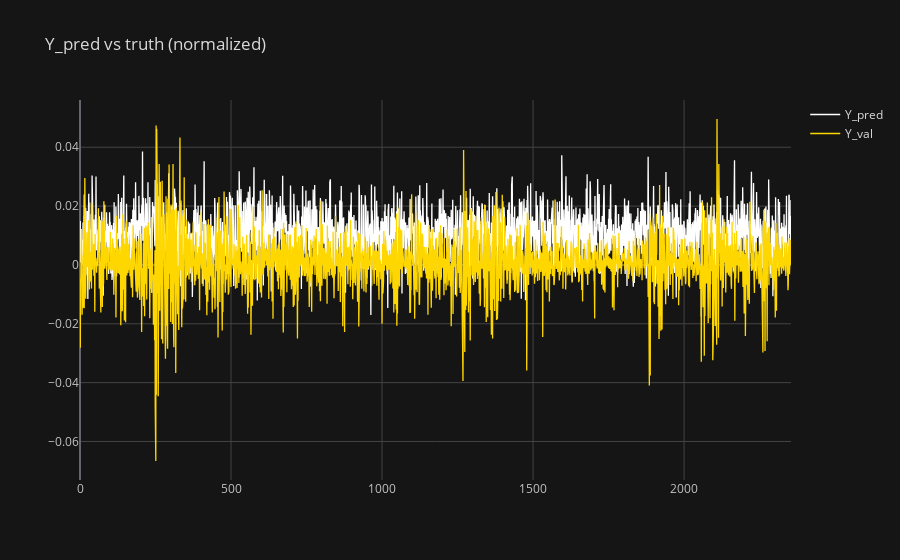
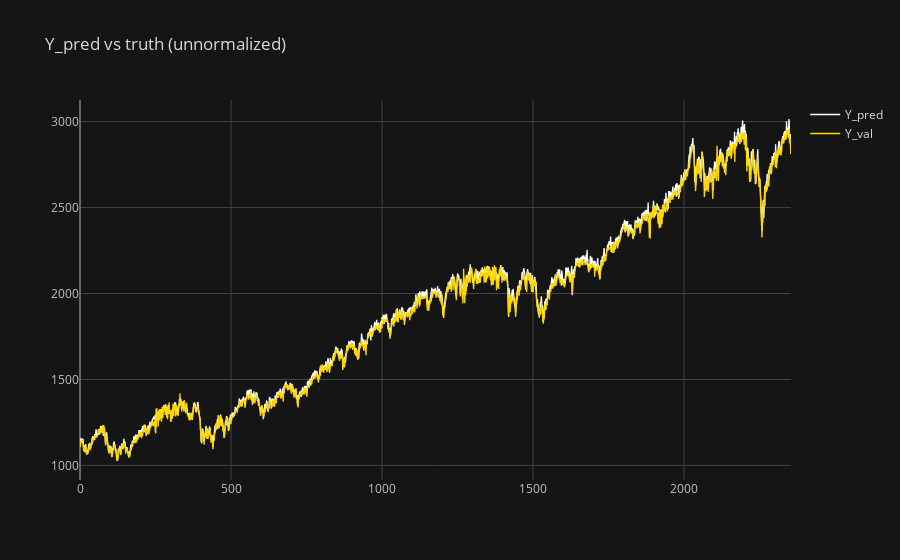

The code cell stored with these charts, in order, in its notebook:
### Markdown cell above
<h2>Comparaison entre les prédictions du réseau et les valeurs réelles </h2>
Dans la partie qui suit, nous avons affiché les courbes qui représentent d'une part les valeurs réelles(en jaune), de l'autre les valeurs prédites (en blanc). On utilise uniquement la valeur prédite directement après les 150 valeurs d'entrée pour construire la courbe de prédiction et on fait ceci tout au long de la période.

### Code cell
with torch.no_grad() :
        X_val, Y_val = dataset_val.get_input_output()
        X_val = torch.unsqueeze(torch.tensor(X_val),1).float().to(device)
        
        Y_pred = model.forward(X_val)[:,0].cpu()
        Y_val = Y_val[:,0]


#plt.plot(Y_pred)
#plt.plot(Y_val)
#plt.show()

epoch = config["learning"]["max_epoch"]

x_tab = np.arange(len(Y_pred))


df1 = pd.DataFrame({
    "epochs": x_tab,
    "Y_pred": Y_pred, # Remove the first value because outlier
    "Y_val" : Y_val
    })

Y_val = (Y_val + 1)*np.squeeze(dataset_val.norm_val)[:len(Y_val)]
norm_val = torch.squeeze(torch.tensor(dataset_val.norm_val))[:len(Y_val)]
Y_pred = (Y_pred + 1)*norm_val

df2 = pd.DataFrame({
    "epochs": x_tab,
    "Y_pred": Y_pred, # Remove the first value because outlier
    "Y_val" : Y_val
    })

configure_plotly_browser_state()
df1.iplot(kind='line', x='epochs', y=['Y_pred', 'Y_val'], color=['white','gold'], 
         theme='solar', mode='lines', title='Y_pred vs truth (normalized)')

df2.iplot(kind='line', x='epochs', y=['Y_pred', 'Y_val'], color=['white','gold'], 
         theme='solar', mode='lines', title='Y_pred vs truth (unnormalized)')
plt.show()

### Figure 1 — Plotly figure (JSON) as saved in the notebook; plotly's stock layout.template omitted (floating-point values rounded to 4 significant figures; data arrays with more than 128 entries replaced by an {"elided": "..."} marker saying what was removed)
{"data": [{"line": {"color": "rgba(255, 255, 255, 1.0)", "dash": "solid", "shape": "linear", "width": 1.3}, "mode": "lines", "name": "Y_pred", "text": "", "x": {"elided": "2355 int values"}, "y": {"elided": "2355 float values"}, "type": "scatter"}, {"line": {"color": "rgba(255, 215, 0, 1.0)", "dash": "solid", "shape": "linear", "width": 1.3}, "mode": "lines", "name": "Y_val", "text": "", "x": {"elided": "2355 int values"}, "y": {"elided": "2355 float values"}, "type": "scatter"}], "layout": {"legend": {"bgcolor": "#151516", "font": {"color": "#D9D9D9"}}, "paper_bgcolor": "#151516", "plot_bgcolor": "#151516", "title": {"font": {"color": "#D9D9D9"}, "text": "Y_pred vs truth (normalized)"}, "xaxis": {"gridcolor": "#434343", "showgrid": true, "tickfont": {"color": "#C2C2C2"}, "title": {"font": {"color": "#D9D9D9"}, "text": ""}, "zerolinecolor": "#666570"}, "yaxis": {"gridcolor": "#434343", "showgrid": true, "tickfont": {"color": "#C2C2C2"}, "title": {"font": {"color": "#D9D9D9"}, "text": ""}, "zerolinecolor": "#666570"}}}

### Figure 2 — Plotly figure (JSON) as saved in the notebook; plotly's stock layout.template omitted (floating-point values rounded to 4 significant figures; data arrays with more than 128 entries replaced by an {"elided": "..."} marker saying what was removed)
{"data": [{"line": {"color": "rgba(255, 255, 255, 1.0)", "dash": "solid", "shape": "linear", "width": 1.3}, "mode": "lines", "name": "Y_pred", "text": "", "x": {"elided": "2355 int values"}, "y": {"elided": "2355 float values"}, "type": "scatter"}, {"line": {"color": "rgba(255, 215, 0, 1.0)", "dash": "solid", "shape": "linear", "width": 1.3}, "mode": "lines", "name": "Y_val", "text": "", "x": {"elided": "2355 int values"}, "y": {"elided": "2355 float values"}, "type": "scatter"}], "layout": {"legend": {"bgcolor": "#151516", "font": {"color": "#D9D9D9"}}, "paper_bgcolor": "#151516", "plot_bgcolor": "#151516", "title": {"font": {"color": "#D9D9D9"}, "text": "Y_pred vs truth (unnormalized)"}, "xaxis": {"gridcolor": "#434343", "showgrid": true, "tickfont": {"color": "#C2C2C2"}, "title": {"font": {"color": "#D9D9D9"}, "text": ""}, "zerolinecolor": "#666570"}, "yaxis": {"gridcolor": "#434343", "showgrid": true, "tickfont": {"color": "#C2C2C2"}, "title": {"font": {"color": "#D9D9D9"}, "text": ""}, "zerolinecolor": "#666570"}}}
